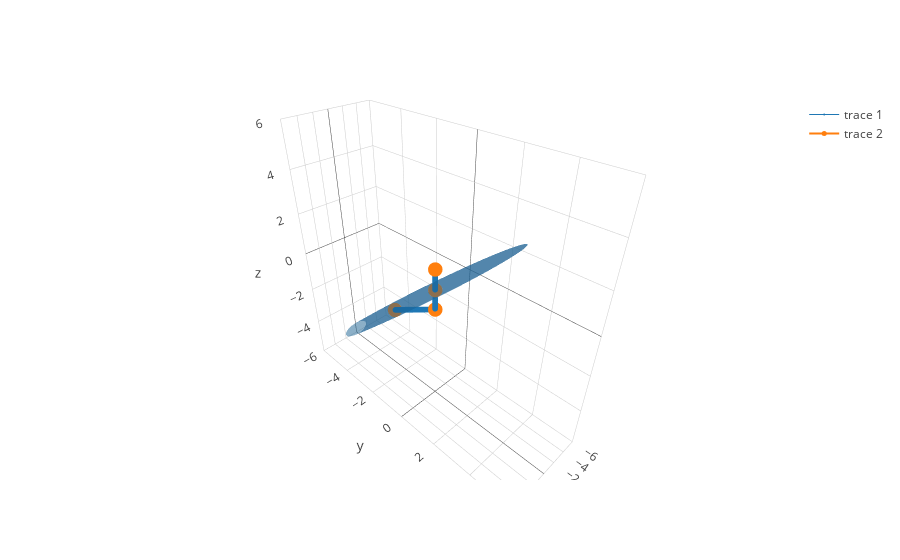

This figure's notebook cell:
### Code cell
orientation = [pi/2, pi, pi/3]

mani_elip = measure.vel_mani_elip(robot1, orientation)
coordmat = kin.fwd(robot1,orientation)
robotpos = graphics.position(robot1, coordmat)

data = mani_elip + robotpos

m = graphics.plot(data)
m.show()

### Figure 1 — Plotly figure (JSON) as saved in the notebook; plotly's stock layout.template omitted (floating-point values rounded to 4 significant figures; data arrays with more than 128 entries replaced by an {"elided": "..."} marker saying what was removed)
{"data": [{"alphahull": 0, "opacity": 0.5, "type": "mesh3d", "uid": "49a2fce9-9940-4e20-a2ab-f157e8a5a366", "x": {"elided": "2500 float values"}, "y": {"elided": "2500 float values"}, "z": {"elided": "2500 float values"}}, {"line": {"color": "#1f77b4", "width": 1}, "marker": {"size": 2}, "type": "scatter3d", "uid": "fed746bf-f5a9-41ee-b5ee-824e5f5eff67", "x": {"elided": "150 float values"}, "y": {"elided": "150 float values"}, "z": {"elided": "150 float values"}}, {"line": {"color": "#ff7f0e", "width": 2}, "marker": {"size": 5}, "type": "scatter3d", "uid": "08e9b20d-091a-43a9-976b-8bc7afa903ea", "x": [0, 0, 1.5e-32, -1.591e-16], "y": [0, 0, 2.449e-16, -2.598], "z": [0, 1, -1, -2.5]}], "layout": {"scene": {"xaxis": {"range": [-6, 6]}, "yaxis": {"range": [-6, 6]}, "zaxis": {"range": [-6, 6]}}}}
